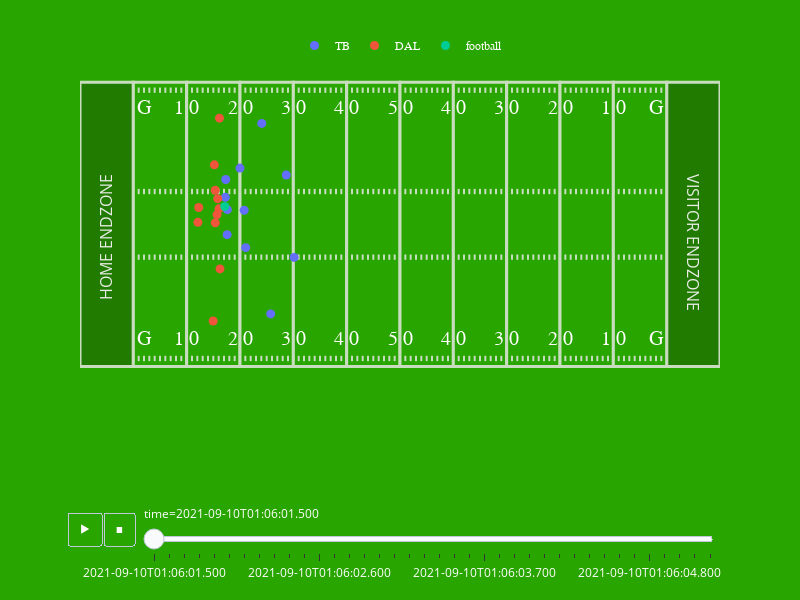

Source (notebook cell):
### Code cell
visualize_play(2021090900, 1078)
